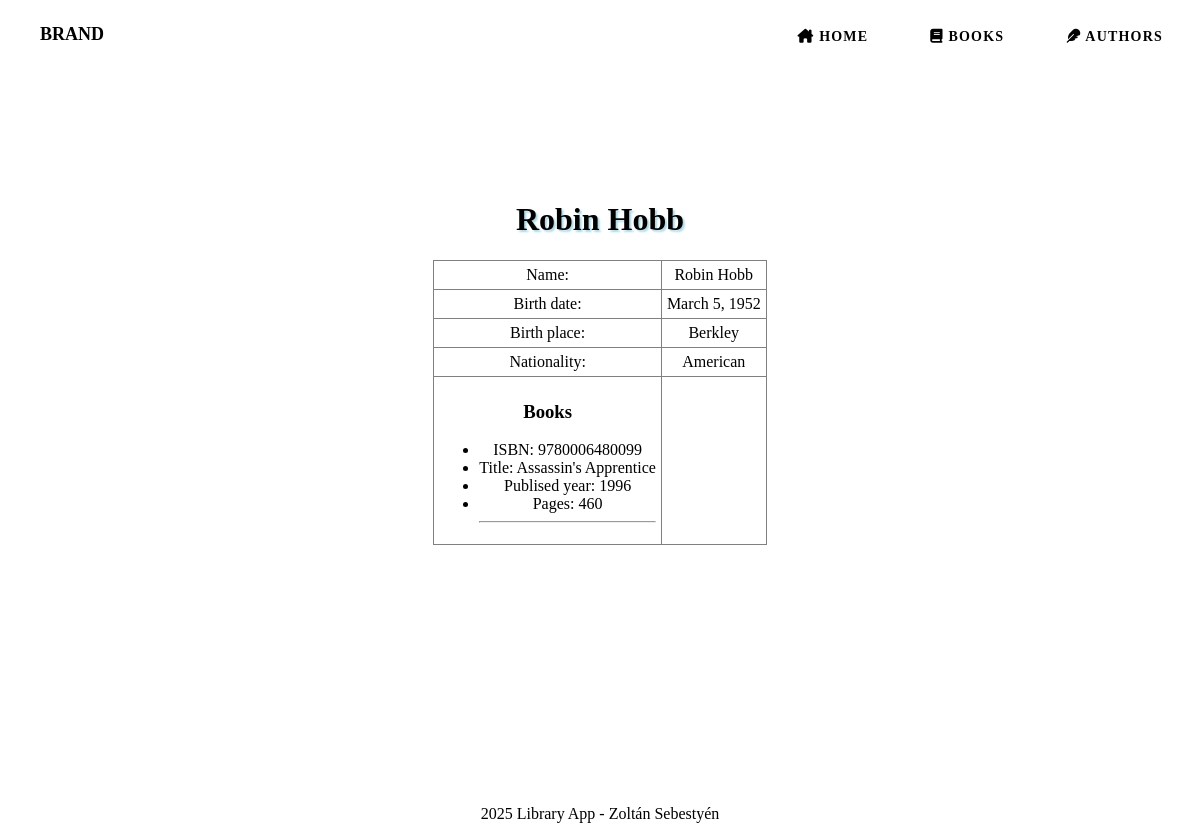
Before: /library_application/auhtors/3 with the older database file.
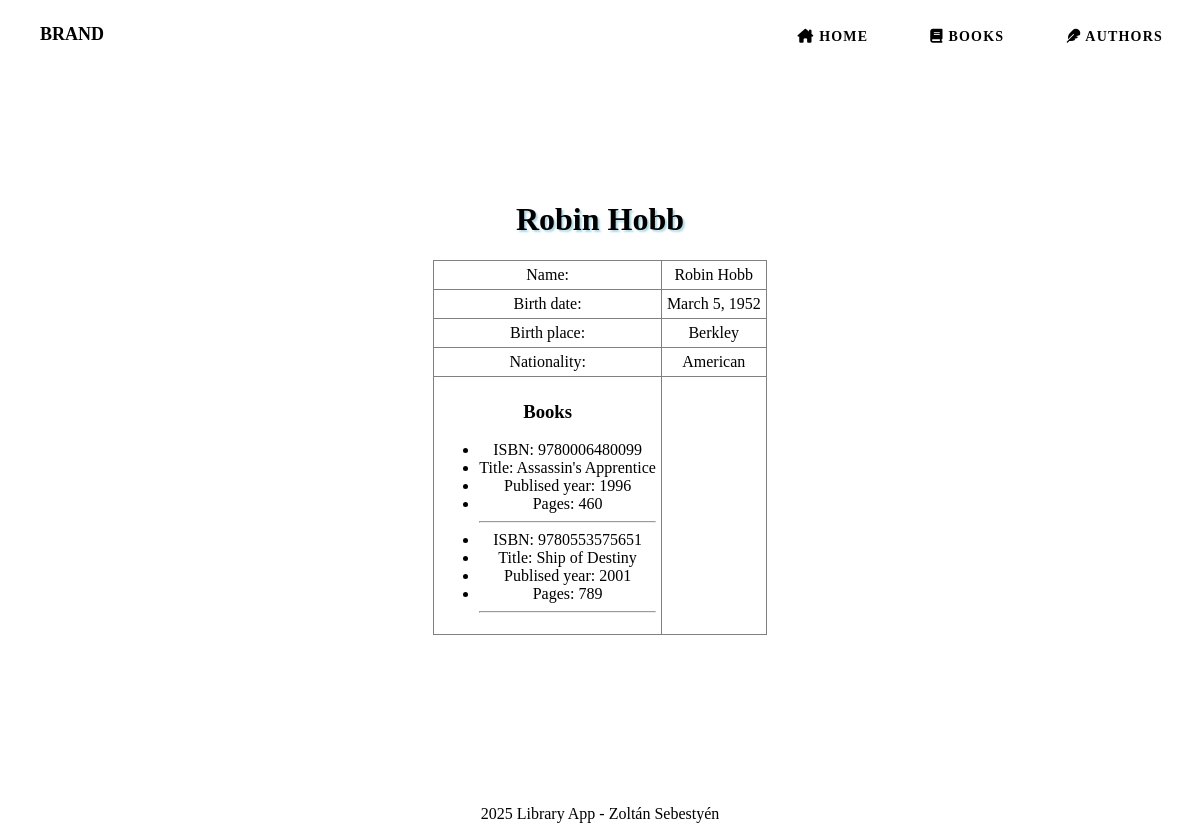
After: the same page with the newer database file.
### library_application/models.py (models this page shows, shortened)
class Book(models.Model):
    isbn = models.CharField(max_length=13, unique=True)
    title = models.CharField(max_length=200)
    author = models.ManyToManyField(Author, related_name="books")
    published_year = models.IntegerField()
    pages = models.IntegerField()
    cover_image = models.ImageField(upload_to='covers/', blank=True, null=True)

### library_application/views.py (the view)
# urls.py: path("auhtors/<author_id>", views.get_author_details, name="author_details"),
def get_author_details(request, author_id):
    try:
        author = Author.objects.get(id=author_id)
    except Author.DoesNotExist:
        return HttpResponse("No author found!", status=404)
    context = {'author': author}
    return render(request, 'author_details.html', context)

### library_application/models.py (called while the page is built)
    def __str__(self):
        return f"{self.name}"

### library_application/templates/author_details.html (shortened to what this page needs)
{% load static %}
{% include "header.html" %}
        <main>
            <div class="main-content">
                <h1>{{ author }}</h1>
                <table class="authors">
                    <tr>
                        <td>Name:</td><td> {{ author.name }}</td>
                    </tr>
                    <tr>
                        <td>Birth date:</td><td> {{ author.birth_date }} </td>
                    </tr>
                    <tr>
                        <td>Birth place:</td><td> {{ author.birth_place }} </td>
                    </tr>
                    <tr>
                        <td>Nationality:</td><td> {{ author.nationality }} </td>
                    </tr>
                    <td>
                        {% if author.books %}
                            <h3>Books</h3>
                            <ul>
                            {% if author.books %}
                                {% for book in author.books.all %}
                                    <li>ISBN: {{ book.isbn }} </li>
                                    <li>Title: {{ book.title }} </li>
                                    <li>Publised year: {{ book.published_year }} </li>
                                    <li>Pages: {{ book.pages }} </li>
                                    <hr>
                                {% endfor %}
                            {% else %} - {% endif %}
                            </ul>
                        {% else %}
                            -
                        {% endif %}
                </table>
            </div>
        </main>
        {% include "footer.html" %}
    </body>
</html>

Changed rows visible on the page:
added Book: isbn "9780553575651", title "Ship of Destiny", published_year "2001", pages "789"
